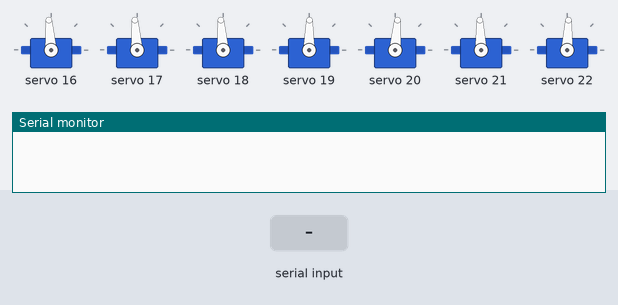
Bench run of a sketch on a simulated Arduino Uno, built with avr-gcc and run on an emulated ATmega328P. Parts: 7 × servo, the last lines printed to the serial monitor. The test bench sets the inputs (shaded band).

Above: at 4.6 s.
4.7 s: "0" received over Serial
At 5.8 s:
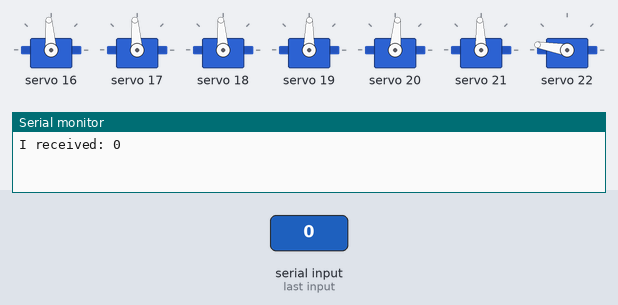
6.3 s: "1" received over Serial
At 7.0 s:
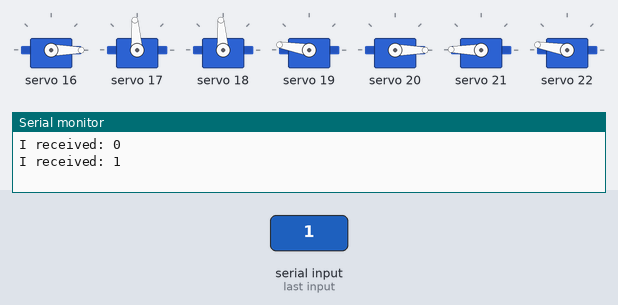
7.9 s: "2" received over Serial
At 9.1 s:
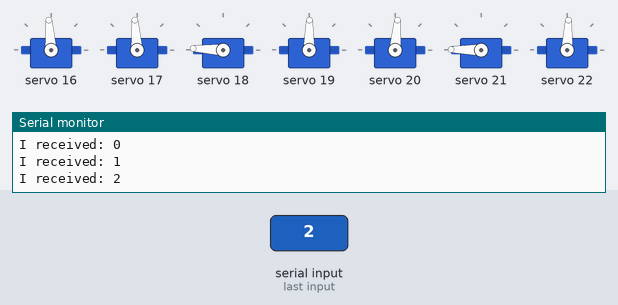
9.5 s: "3" received over Serial
At 10.3 s:
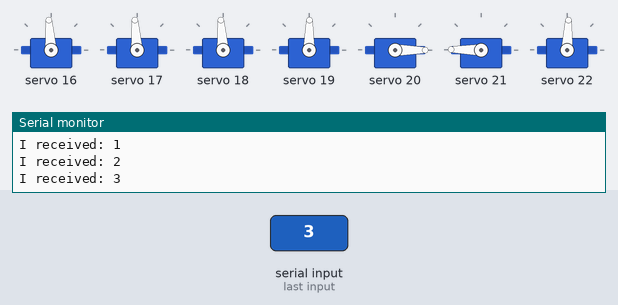
11.1 s: "4" received over Serial
At 11.9 s:
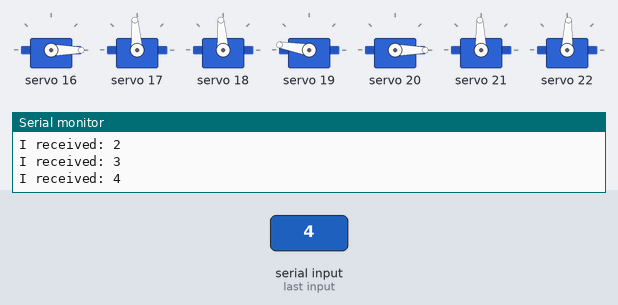
12.7 s: "5" received over Serial
At 13.5 s:
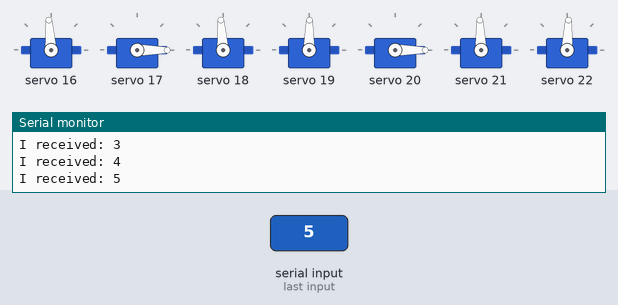
Timing chart, 0 to 15.3 s (numbered marks = the images above; inputs shaded):
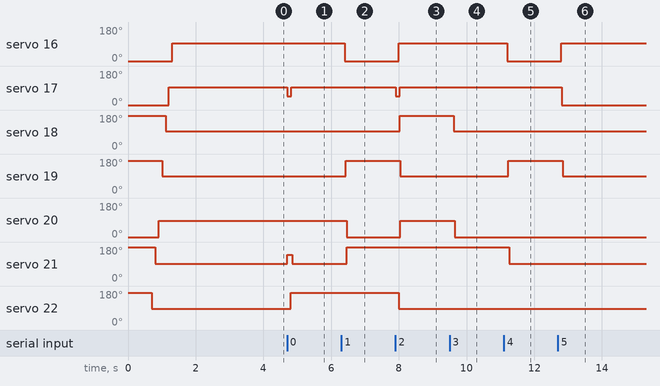

Measured:
- after the input at 4.7 s, servo 17: 94° → 47° at once, → 94° 0.11 s later; servo 21: 92° → 139° at once, → 92° 0.16 s later; servo 22: 87° → 170° after 0.10 s
- after the input at 6.3 s, servo 16: 94° → 0° after 0.10 s; servo 19: 89° → 170° after 0.13 s; servo 20: 85° → 0° after 0.16 s; servo 21: 92° → 179° after 0.16 s
- after the input at 7.9 s, servo 16: 0° → 94° after 0.10 s; servo 17: 94° → 47° at once, → 94° 0.12 s later; servo 18: 94° → 177° after 0.12 s; servo 19: 170° → 89° after 0.15 s; servo 20: 0° → 85° after 0.15 s
- after the input at 9.5 s, servo 18: 177° → 94° after 0.12 s; servo 20: 85° → 0° after 0.15 s
- after the input at 11.1 s, servo 16: 94° → 0° after 0.10 s; servo 19: 89° → 170° after 0.13 s; servo 21: 179° → 92° after 0.16 s
- after the input at 12.7 s, servo 16: 0° → 94° after 0.10 s; servo 17: 94° → 0° after 0.11 s; servo 19: 170° → 89° after 0.13 s

The sketch:

Test_Digit.ino
```cpp
#include "Adafruit_PWMServoDriver.h"

#define SERVO_FREQ 50
#define SEG_B 1
#define SEG_F 5
#define SEG_G 6

// Test digit 1
Adafruit_PWMServoDriver pwm = Adafruit_PWMServoDriver(0x41);
uint16_t segmentOn[7] = {310, 310, 310, 300, 290, 305, 295};
uint16_t segmentOff[7] = {105, 110, 485, 470, 100, 490, 470};

// Test digit 2
// Adafruit_PWMServoDriver pwm = Adafruit_PWMServoDriver(0x41);
// uint16_t segmentOn[7] = {295, 285, 295, 300, 300, 300, 310};
// uint16_t segmentOff[7] = {110, 110, 490, 490, 100, 490, 480};

// Test digit 3
// Adafruit_PWMServoDriver pwm = Adafruit_PWMServoDriver(0x40);
// uint16_t segmentOn[7] = {290, 300, 310, 290, 280, 310, 290};
// uint16_t segmentOff[7] = {125, 140, 475, 470, 100, 490, 475};

// Test digit 4
// Adafruit_PWMServoDriver pwm = Adafruit_PWMServoDriver(0x40);
// uint16_t segmentOn[7] = {315, 300, 315, 315, 285, 315, 285};
// uint16_t segmentOff[7] = {100, 105, 470, 460, 120, 470, 490};

/* digits[number][segment]
** number : 0, 1, 2, 3, 4, 5, 6, 7, 8, 9
** segment: A(0), B(1), C(2), D(3), E(4), F(5), G(6)
*/
bool digits[10][7] = {    //          A - B - C - D - E - F - G
  {1, 1, 1, 1, 1, 1, 0},  // Digit 0: .   .   .   .   .   .
  {0, 1, 1, 0, 0, 0, 0},  // Digit 1:     .   .
  {1, 1, 0, 1, 1, 0, 1},  // Digit 2: .   .       .   .       .
  {1, 1, 1, 1, 0, 0, 1},  // Digit 3: .   .   .   .           .
  {0, 1, 1, 0, 0, 1, 1},  // Digit 4:     .   .           .   .
  {1, 0, 1, 1, 0, 1, 1},  // Digit 5: .       .   .       .   .
  {1, 0, 1, 1, 1, 1, 1},  // Digit 6: .       .   .   .   .   .
  {1, 1, 1, 0, 0, 0, 0},  // Digit 7: .   .   .
  {1, 1, 1, 1, 1, 1, 1},  // Digit 8: .   .   .   .   .   .   .
  {1, 1, 1, 1, 0, 1, 1}   // Digit 9: .   .   .   .       .   .
};                        // Position values for each digit -> (1) mean have that segment!

byte prevNumber = 8;

uint16_t midOffset = 100;

char incomingByte = 0;

/* ------------------------------------------------------------------------- */

void display(byte number)
{
  /* Move adjacent segments */
  if (digits[number][SEG_G] != digits[prevNumber][SEG_G])
  {
    if (digits[prevNumber][SEG_B])  pwm.setPWM(SEG_B, 0, segmentOn[SEG_B] - midOffset);
    if (digits[prevNumber][SEG_G])  pwm.setPWM(SEG_F, 0, segmentOn[SEG_F] + midOffset);
  }
  delay(100);
  /* Move middle segment if required */
  if (digits[number][SEG_G])  pwm.setPWM(SEG_G, 0, segmentOn[SEG_G]);
  else                        pwm.setPWM(SEG_G, 0, segmentOff[SEG_G]);

  /* Move the remaining segments from A(0) to F(5) */
  for (byte i=0; i<6; i++)
  {
    if (digits[number][i])  pwm.setPWM(i, 0, segmentOn[i]);
    else                    pwm.setPWM(i, 0, segmentOff[i]);
    delay(10);
  }
}

/* ------------------------------------------------------------------------- */

void setup()
{
  Serial.begin(9600);

  pwm.begin();
  pwm.setOscillatorFrequency(27000000);
  pwm.setPWMFreq(SERVO_FREQ);

  /* Set all of the servos to ON or up (88:88 displayed) */
  for (int i=0; i<7; i++)
  {
    pwm.setPWM(i, 0, segmentOff[i]);
    delay(100);
  }
  for (int i=6; i>=0; i--)
  {
    pwm.setPWM(i, 0, segmentOn[i]);
    delay(100);
  }
  delay(2000);
}

/* ------------------------------------------------------------------------- */

void loop()
{
  if (Serial.available() > 0)
  {
    incomingByte = Serial.read();

    Serial.print("I received: ");
    Serial.println(incomingByte);

    switch(incomingByte)
    {
      case '0': display(0); prevNumber = 0; break;
      case '1': display(1); prevNumber = 1; break;
      case '2': display(2); prevNumber = 2; break;
      case '3': display(3); prevNumber = 3; break;
      case '4': display(4); prevNumber = 4; break;
      case '5': display(5); prevNumber = 5; break;
      case '6': display(6); prevNumber = 6; break;
      case '7': display(7); prevNumber = 7; break;
      case '8': display(8); prevNumber = 8; break;
      case '9': display(9); prevNumber = 9;
    }
  }
}
```
